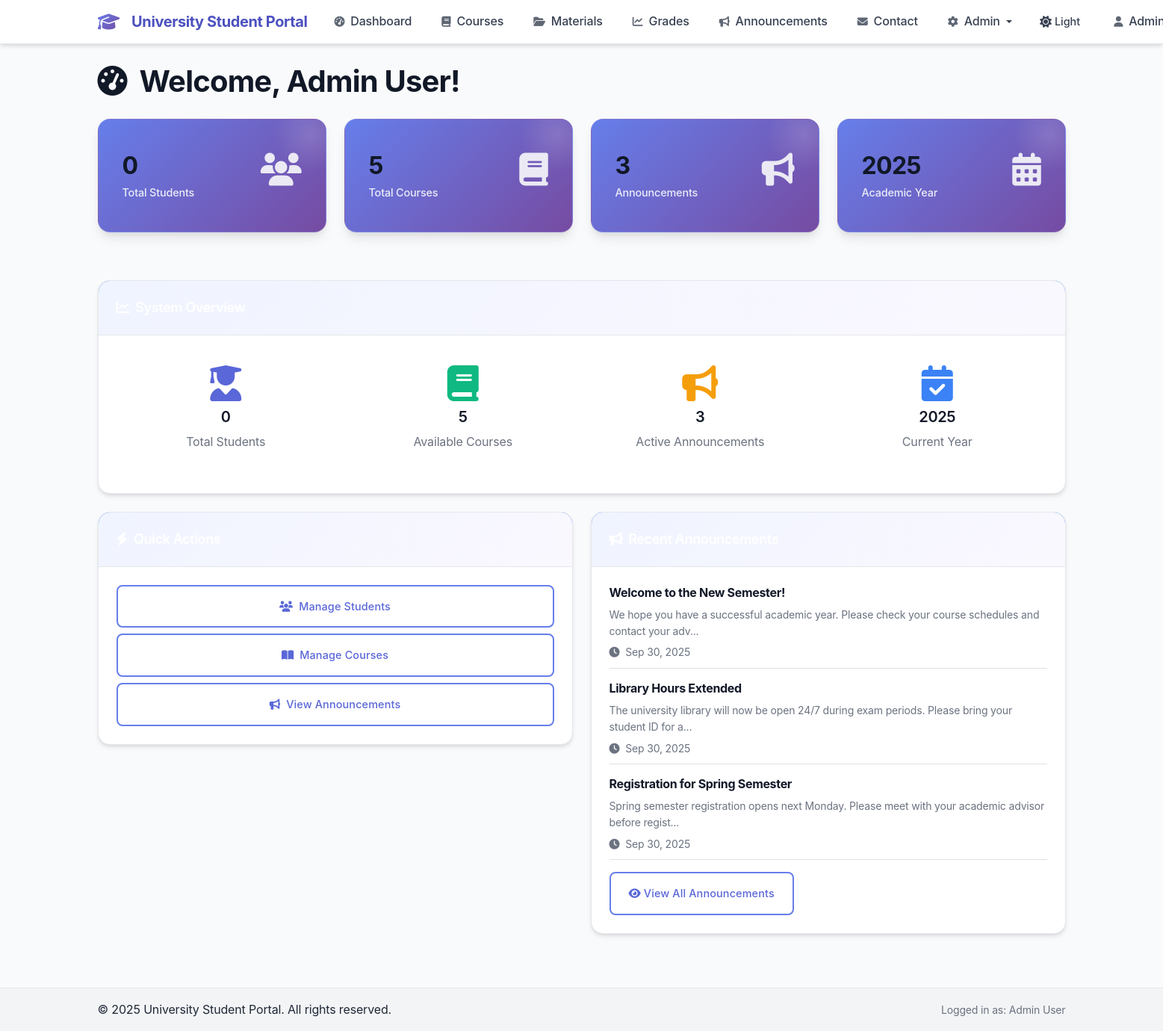
/dashboard.php (signed in), run on the app's committed database.
### tables this page shows
CREATE TABLE IF NOT EXISTS announcements (
    id INT AUTO_INCREMENT PRIMARY KEY,
    title VARCHAR(255) NOT NULL,
    content TEXT NOT NULL,
    created_at TIMESTAMP DEFAULT CURRENT_TIMESTAMP
);

### db.php (called while the page is built, shortened)
<?php
function isAdmin() {
    return isset($_SESSION['role']) && $_SESSION['role'] === 'admin';
}
function sanitizeInput($input) {
    return htmlspecialchars(trim($input), ENT_QUOTES, 'UTF-8');
}
?>

### dashboard.php (the view, shortened to what this page needs)
<?php
require_once 'db.php';
require_once 'header.php';
try {
    $stmt = $pdo->prepare("SELECT COUNT(*) FROM users WHERE role = 'student'");
    $stmt->execute();
    $total_students = $stmt->fetchColumn();
    $stmt = $pdo->prepare("SELECT COUNT(*) FROM courses");
    $stmt->execute();
    $total_courses = $stmt->fetchColumn();
    $stmt = $pdo->prepare("SELECT COUNT(*) FROM announcements");
    $stmt->execute();
    $total_announcements = $stmt->fetchColumn();
    $stmt = $pdo->prepare("SELECT title, content, created_at FROM announcements ORDER BY created_at DESC LIMIT 5");
    $stmt->execute();
    $recent_announcements = $stmt->fetchAll();
} catch (PDOException $e) {
    $error_message = 'Database error occurred while loading dashboard.';
}
?>
<div class="row">
    <div class="col-12">
        <h1 class="mb-4">
            <i class="fas fa-tachometer-alt me-2"></i>
            Welcome, <?= sanitizeInput($_SESSION['name']) ?>!
        </h1>
    </div>
</div>
<div class="row mb-4 stagger-animation">
    <?php if (isAdmin()): ?>
        <div class="col-md-3 mb-3">
            <div class="stats-card">
                <div class="d-flex justify-content-between align-items-center">
                    <div>
                        <h3><?= $total_students ?></h3>
                        <p>Total Students</p>
                    </div>
                    <div class="card-icon">
                        <i class="fas fa-users"></i>
                    </div>
                </div>
            </div>
        </div>
        <div class="col-md-3 mb-3">
            <div class="stats-card">
                <div class="d-flex justify-content-between align-items-center">
                    <div>
                        <h3><?= $total_courses ?></h3>
                        <p>Total Courses</p>
                    </div>
                    <div class="card-icon">
                        <i class="fas fa-book"></i>
                    </div>
                </div>
            </div>
        </div>
        <div class="col-md-3 mb-3">
            <div class="stats-card">
                <div class="d-flex justify-content-between align-items-center">
                    <div>
                        <h3><?= $total_announcements ?></h3>
                        <p>Announcements</p>
                    </div>
                    <div class="card-icon">
                        <i class="fas fa-bullhorn"></i>
                    </div>
                </div>
            </div>
        </div>
        <div class="col-md-3 mb-3">
            <div class="stats-card">
                <div class="d-flex justify-content-between align-items-center">
                    <div>
                        <h3><?= date('Y') ?></h3>
                        <p>Academic Year</p>
                    </div>
                    <div class="card-icon">
                        <i class="fas fa-calendar-alt"></i>
                    </div>
                </div>
            </div>
        </div>
    <?php endif; ?>
</div>
<?php if (isAdmin()): ?>
<div class="row mb-4">
    <div class="col-md-12">
        <div class="card">
            <div class="card-header bg-primary text-white">
                <h5 class="card-title mb-0">
                    <i class="fas fa-chart-line me-2"></i>System Overview
                </h5>
            </div>
            <div class="card-body">
                <div class="row text-center">
                    <div class="col-md-3">
                        <div class="p-3">
                            <i class="fas fa-user-graduate fa-3x text-primary mb-2"></i>
                            <h4><?= $total_students ?></h4>
                            <p class="text-muted">Total Students</p>
                        </div>
                    </div>
                    <div class="col-md-3">
                        <div class="p-3">
                            <i class="fas fa-book fa-3x text-success mb-2"></i>
                            <h4><?= $total_courses ?></h4>
                            <p class="text-muted">Available Courses</p>
                        </div>
                    </div>
                    <div class="col-md-3">
                        <div class="p-3">
                            <i class="fas fa-bullhorn fa-3x text-warning mb-2"></i>
                            <h4><?= $total_announcements ?></h4>
                            <p class="text-muted">Active Announcements</p>
                        </div>
                    </div>
                    <div class="col-md-3">
                        <div class="p-3">
                            <i class="fas fa-calendar-check fa-3x text-info mb-2"></i>
                            <h4><?= date('Y') ?></h4>
                            <p class="text-muted">Current Year</p>
                        </div>
                    </div>
                </div>
            </div>
        </div>
    </div>
</div>
<?php endif; ?>
<div class="row">
    <div class="col-md-6 mb-4">
        <div class="card">
            <div class="card-header bg-primary text-white">
                <h5 class="card-title mb-0">
                    <i class="fas fa-bolt me-2"></i>Quick Actions
                </h5>
            </div>
            <div class="card-body">
                <?php if (isAdmin()): ?>
                    <div class="d-grid gap-2">
                        <a href="admin_students.php" class="btn btn-outline-primary">
                            <i class="fas fa-users me-2"></i>Manage Students
                        </a>
                        <a href="admin_courses.php" class="btn btn-outline-primary">
                            <i class="fas fa-book-open me-2"></i>Manage Courses
                        </a>
                        <a href="news.php" class="btn btn-outline-primary">
                            <i class="fas fa-bullhorn me-2"></i>View Announcements
                        </a>
                    </div>
                <?php endif; ?>
            </div>
        </div>
    </div>
    <div class="col-md-6 mb-4">
        <div class="card">
            <div class="card-header bg-primary text-white">
                <h5 class="card-title mb-0">
                    <i class="fas fa-bullhorn me-2"></i>Recent Announcements
                </h5>
            </div>
            <div class="card-body">
                <?php if (!empty($recent_announcements)): ?>
                    <?php foreach (array_slice($recent_announcements, 0, 3) as $announcement): ?>
                        <div class="mb-3 pb-2 border-bottom">
                            <h6 class="fw-bold"><?= sanitizeInput($announcement['title']) ?></h6>
                            <p class="text-muted small mb-1">
                                <?= substr(sanitizeInput($announcement['content']), 0, 100) ?>...
                            </p>
                            <small class="text-muted">
                                <i class="fas fa-clock me-1"></i>
                                <?= date('M j, Y', strtotime($announcement['created_at'])) ?>
                            </small>
                        </div>
                    <?php endforeach; ?>
                    <a href="news.php" class="btn btn-sm btn-outline-primary">
                        <i class="fas fa-eye me-1"></i>View All Announcements
                    </a>
                <?php else: ?>
                    <p class="text-muted">No announcements available.</p>
                <?php endif; ?>
            </div>
        </div>
    </div>
</div>
<?php require_once 'footer.php'; ?>

### data on the page
announcements: title "Welcome to the New Semester!", content "We hope you have a successful academic year. Please check your course schedules and contact your adv", created_at "Sep 30, 2025"
announcements: title "Library Hours Extended", content "The university library will now be open 24/7 during exam periods. Please bring your student ID for a", created_at "Sep 30, 2025"
announcements: title "Registration for Spring Semester", content "Spring semester registration opens next Monday. Please meet with your academic advisor before regist", created_at "Sep 30, 2025"

### other printed values
SITE_NAME "University Student Portal"
sanitizeInput($_SESSION['name']) "Admin User"
$total_students "0"
$total_courses "5"
$total_announcements "3"
sanitizeInput($_SESSION['name'] ?? 'User') "Admin User"
